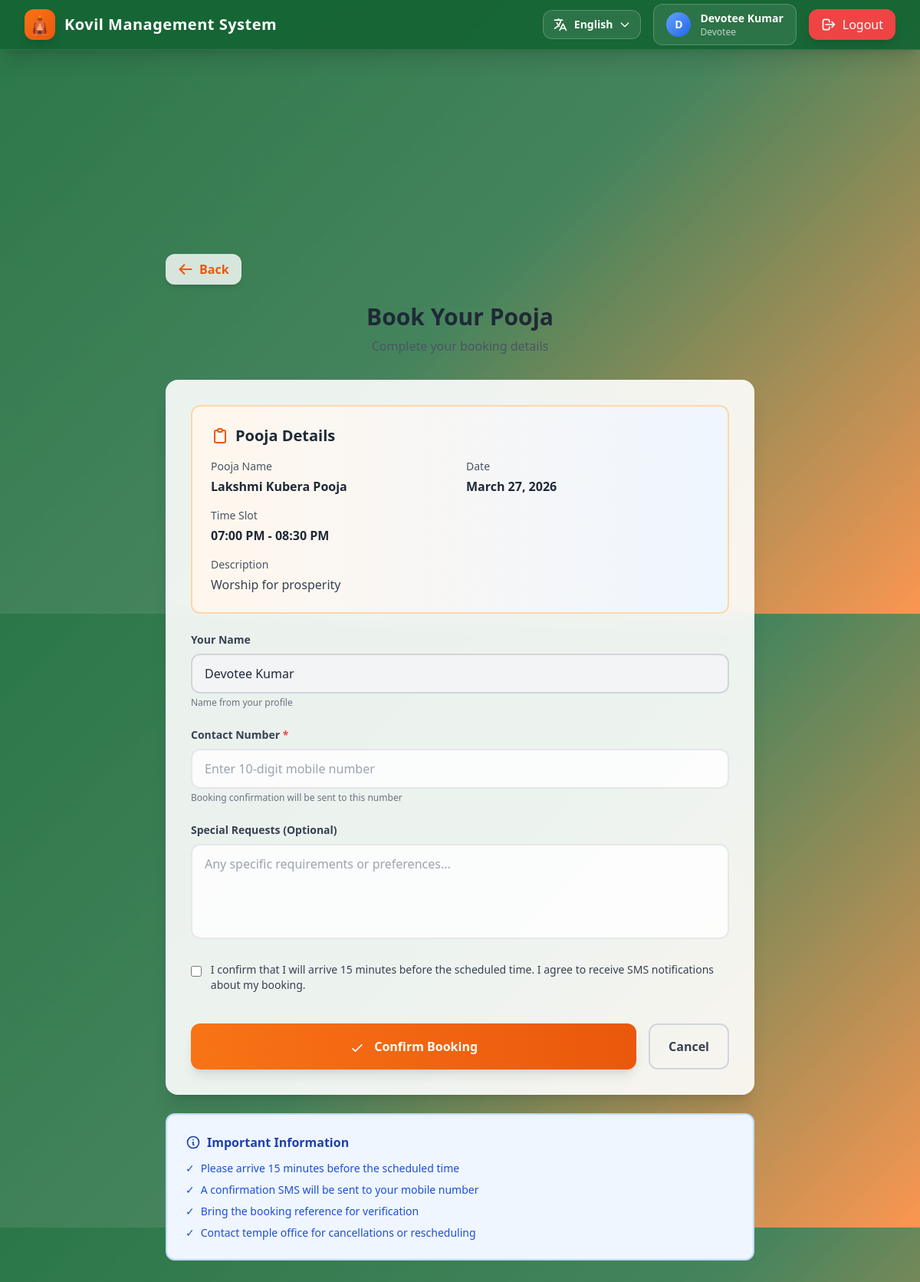
Screenshot of /Desktop-App/kovilsystem/index.php?url=book&id=9 (signed in) with the database file from the repository.
### tables this page shows
CREATE TABLE IF NOT EXISTS pooja_schedule (
    id INT AUTO_INCREMENT PRIMARY KEY,
    pooja_name VARCHAR(100) NOT NULL,
    pooja_date DATE NOT NULL,
    time_slot VARCHAR(50) NOT NULL,
    status ENUM('available', 'booked', 'completed') DEFAULT 'available',
    description TEXT,
    created_at TIMESTAMP DEFAULT CURRENT_TIMESTAMP,
    updated_at TIMESTAMP DEFAULT CURRENT_TIMESTAMP ON UPDATE CURRENT_TIMESTAMP,
    INDEX idx_pooja_date (pooja_date),
    INDEX idx_status (status)
);

### Desktop-App/kovilsystem/index.php (called while the page is built, shortened)
<?php
require_once __DIR__ . "/config/database.php";
require_once __DIR__ . "/app/controllers/MainController.php";
$page = $_GET['url'] ?? 'home';
$page = htmlspecialchars(strip_tags($page), ENT_QUOTES, 'UTF-8');
try {
    $controller = new MainController();
    $controller->load($page);
} catch (Exception $e) {
    error_log("Application Error: " . $e->getMessage());
    if (defined('APP_ENV') && APP_ENV === 'development') {
        echo "<div style='padding: 20px; color: red;'>";
        echo "<h2>Error Occurred</h2>";
        echo "<p>" . htmlspecialchars($e->getMessage(), ENT_QUOTES, 'UTF-8') . "</p>";
        echo "</div>";
    } else {
        echo "<div style='padding: 20px;'>";
        echo "<h2>An error occurred. Please try again later.</h2>";
        echo "</div>";
    }
}

### Desktop-App/kovilsystem/config/database.php (called while the page is built, shortened)
<?php
class Database {
    private static $conn = null;
    public static function connect() {
        if (self::$conn === null) {
            try {
                self::$conn = new mysqli(DB_HOST, DB_USER, DB_PASS, DB_NAME);
                self::$conn->set_charset(DB_CHARSET);
            } catch (Exception $e) {
                error_log("Database Error: " . $e->getMessage());
                die("Database connection failed. Please ensure the database is configured properly.");
            }
        }
        return self::$conn;
    }
}

### Desktop-App/kovilsystem/app/models/Schedule.php (called while the page is built, shortened)
<?php
require_once __DIR__ . "/../../config/database.php";
class Schedule {
    private $conn;
    public function __construct() {
        $this->conn = Database::connect();
    }
    public function getById($id) {
        $stmt = $this->conn->prepare("SELECT * FROM pooja_schedule WHERE id = ?");
        $stmt->bind_param("i", $id);
        $stmt->execute();
        $result = $stmt->get_result();
        $schedule = $result->fetch_assoc();
        return $schedule;
    }
}

### Desktop-App/kovilsystem/app/views/book/index.php (the view, shortened to what this page needs)
<div class="min-h-[calc(100vh-8rem)] flex items-center justify-center py-12 px-4">
    <div class="w-full max-w-3xl">
        <div class="flex items-center space-x-4 mb-6">
            <a href="javascript:history.back()" class="group flex items-center space-x-2 bg-white/80 hover:bg-white backdrop-blur-sm px-4 py-2 rounded-xl shadow-md transition-all duration-200 hover:scale-105 active:scale-95">
                <svg class="w-5 h-5 text-secondary-600 group-hover:text-secondary-700" fill="none" stroke="currentColor" viewBox="0 0 24 24">
                    <path stroke-linecap="round" stroke-linejoin="round" stroke-width="2.5" d="M10 19l-7-7m0 0l7-7m-7 7h18"></path>
                </svg>
                <span class="font-semibold text-secondary-600 group-hover:text-secondary-700">Back</span>
            </a>
        </div>
        <div class="text-center mb-8">
            <h1 class="text-3xl font-bold text-gray-800 mb-2">Book Your Pooja</h1>
            <p class="text-gray-600">Complete your booking details</p>
        </div>
        <div class="glass-card p-8 card-hover">
            <?php if($data): ?>
            <div class="bg-gradient-to-r from-secondary-50 to-accent-50 p-6 rounded-xl mb-6 border-2 border-secondary-200">
                <h3 class="text-xl font-bold text-gray-800 mb-4 flex items-center">
                    <svg class="w-6 h-6 mr-2 text-secondary-600" fill="none" stroke="currentColor" viewBox="0 0 24 24">
                        <path stroke-linecap="round" stroke-linejoin="round" stroke-width="2" d="M9 5H7a2 2 0 00-2 2v12a2 2 0 002 2h10a2 2 0 002-2V7a2 2 0 00-2-2h-2M9 5a2 2 0 002 2h2a2 2 0 002-2M9 5a2 2 0 012-2h2a2 2 0 012 2"></path>
                    </svg>
                    Pooja Details
                </h3>
                <div class="grid grid-cols-1 md:grid-cols-2 gap-4">
                    <div>
                        <p class="text-sm text-gray-600 mb-1">Pooja Name</p>
                        <p class="font-bold text-gray-800"><?= htmlspecialchars($data['pooja_name']) ?></p>
                    </div>
                    <div>
                        <p class="text-sm text-gray-600 mb-1">Date</p>
                        <p class="font-bold text-gray-800"><?= date("F j, Y", strtotime($data['pooja_date'])) ?></p>
                    </div>
                    <div>
                        <p class="text-sm text-gray-600 mb-1">Time Slot</p>
                        <p class="font-bold text-gray-800"><?= htmlspecialchars($data['time_slot']) ?></p>
                    </div>
                    <?php if(!empty($data['description'])): ?>
                    <div class="md:col-span-2">
                        <p class="text-sm text-gray-600 mb-1">Description</p>
                        <p class="text-gray-700"><?= htmlspecialchars($data['description']) ?></p>
                    </div>
                    <?php endif; ?>
                </div>
            </div>
            <?php endif; ?>
            <form method="POST" id="bookingForm" class="space-y-6">
                <div>
                    <label for="name" class="block text-sm font-semibold text-gray-700 mb-2">Your Name</label>
                    <input
                        type="text"
                        name="name"
                        id="name"
                        class="input-field w-full px-4 py-3 bg-gray-100 border-2 border-gray-300 text-gray-800 rounded-xl cursor-not-allowed"
                        value="<?= htmlspecialchars($_SESSION['user']['name'] ?? '') ?>"
                        readonly
                        required
                    >
                    <p class="text-xs text-gray-500 mt-1">Name from your profile</p>
                </div>
                <div>
                    <label for="phone" class="block text-sm font-semibold text-gray-700 mb-2">Contact Number <span class="text-red-500">*</span></label>
                    <input
                        type="tel"
                        name="phone"
                        id="phone"
                        placeholder="Enter 10-digit mobile number"
                        pattern="[0-9]{10}"
                        class="input-field w-full px-4 py-3 bg-white/80 border-2 border-gray-200 text-gray-800 focus:border-secondary-500 focus:bg-white transition-all duration-200 rounded-xl"
                        required
                    >
                    <p class="text-xs text-gray-500 mt-1">Booking confirmation will be sent to this number</p>
                </div>
                <div>
                    <label for="special_requests" class="block text-sm font-semibold text-gray-700 mb-2">Special Requests (Optional)</label>
                    <textarea
                        name="special_requests"
                        id="special_requests"
                        rows="4"
                        placeholder="Any specific requirements or preferences..."
                        class="input-field w-full px-4 py-3 bg-white/80 border-2 border-gray-200 text-gray-800 placeholder-gray-400 focus:border-secondary-500 focus:bg-white transition-all duration-200 rounded-xl resize-none"
                    ></textarea>
                </div>
                <div class="flex items-start space-x-3">
                    <input
                        type="checkbox"
                        name="confirm"
                        id="confirm"
                        class="mt-1 w-4 h-4 text-secondary-600 border-2 border-gray-300 rounded focus:ring-secondary-500"
                        required
                    >
                    <label for="confirm" class="text-sm text-gray-700">
                        I confirm that I will arrive 15 minutes before the scheduled time. I agree to receive SMS notifications about my booking.
                    </label>
                </div>
                <div class="flex space-x-4 pt-4">
                    <button
                        type="submit"
                        id="submitBtn"
                        class="flex-1 bg-gradient-to-r from-secondary-500 to-secondary-600 hover:from-secondary-400 hover:to-secondary-500 text-white font-bold py-4 px-6 rounded-xl shadow-lg transition-all duration-300 transform hover:scale-[1.02] active:scale-[0.98] btn-animate"
                    >
                        <svg class="w-5 h-5 inline mr-2" fill="none" stroke="currentColor" viewBox="0 0 24 24">
                            <path stroke-linecap="round" stroke-linejoin="round" stroke-width="2" d="M5 13l4 4L19 7"></path>
                        </svg>
                        Confirm Booking
                    </button>
                    <a
                        href="?url=schedule"
                        class="flex items-center justify-center px-6 py-4 border-2 border-gray-300 text-gray-700 font-semibold rounded-xl hover:bg-gray-50 transition-all duration-200"
                    >
                        Cancel
                    </a>
                </div>
            </form>
        </div>
        <div class="mt-6 bg-blue-50 p-6 rounded-xl border-2 border-blue-200">
            <h4 class="font-bold text-blue-800 mb-3 flex items-center">
                <svg class="w-5 h-5 mr-2" fill="none" stroke="currentColor" viewBox="0 0 24 24">
                    <path stroke-linecap="round" stroke-linejoin="round" stroke-width="2" d="M13 16h-1v-4h-1m1-4h.01M21 12a9 9 0 11-18 0 9 9 0 0118 0z"></path>
                </svg>
                Important Information
            </h4>
            <ul class="space-y-2 text-sm text-blue-700">
                <li class="flex items-start">
                    <span class="mr-2">✓</span>
                    <span>Please arrive 15 minutes before the scheduled time</span>
                </li>
                <li class="flex items-start">
                    <span class="mr-2">✓</span>
                    <span>A confirmation SMS will be sent to your mobile number</span>
                </li>
                <li class="flex items-start">
                    <span class="mr-2">✓</span>
                    <span>Bring the booking reference for verification</span>
                </li>
                <li class="flex items-start">
                    <span class="mr-2">✓</span>
                    <span>Contact temple office for cancellations or rescheduling</span>
                </li>
            </ul>
        </div>
    </div>
</div>

### rows the page displays
pooja_schedule: pooja_name "Lakshmi Kubera Pooja", pooja_date "March 27, 2026", time_slot "07:00 PM - 08:30 PM", description "Worship for prosperity"

### other values shown
APP_NAME "Kovil Management System"
getLanguageName(getCurrentLanguage()) "English"
substr($_SESSION['user']['name'], 0, 1) "D"
$_SESSION['user']['name'] "Devotee Kumar"
$_SESSION['user']['role'] "Devotee"
